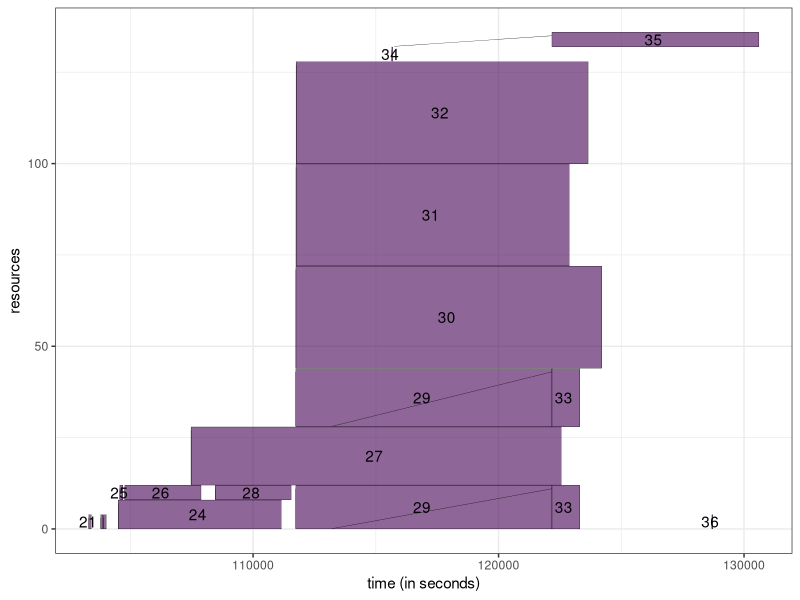
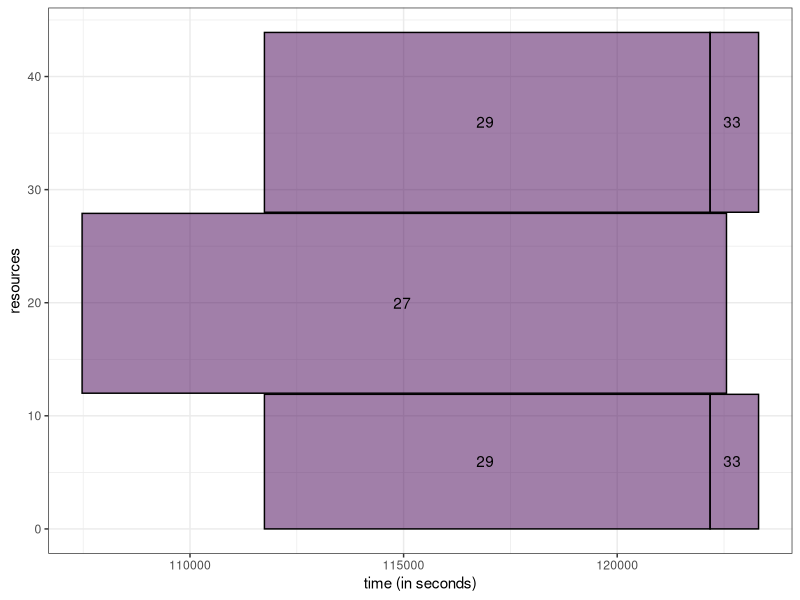
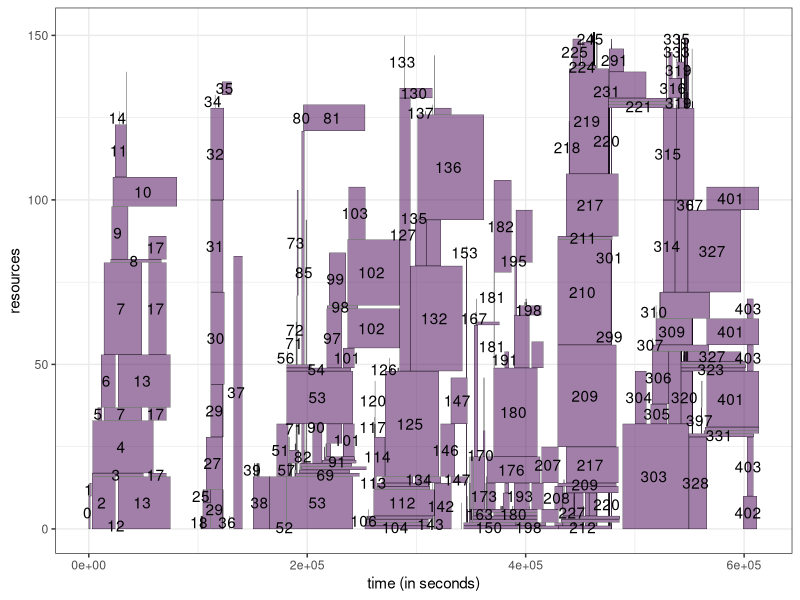
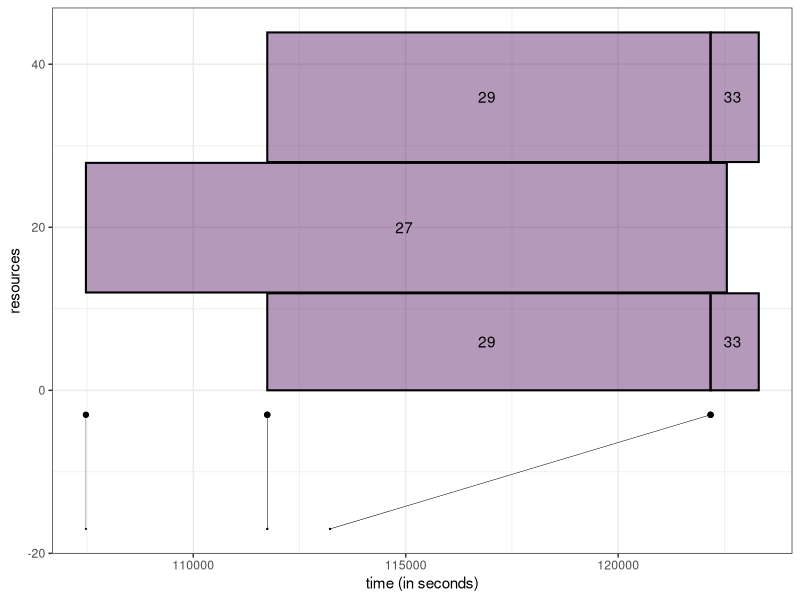
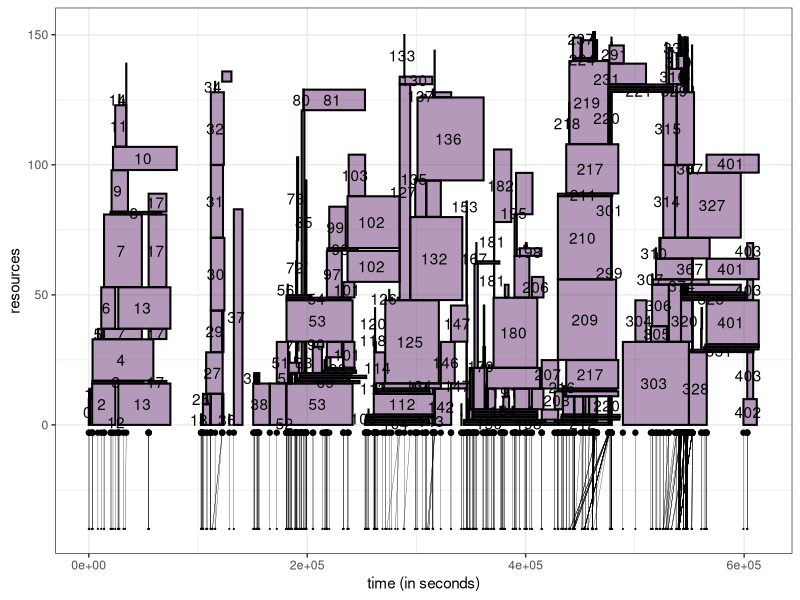
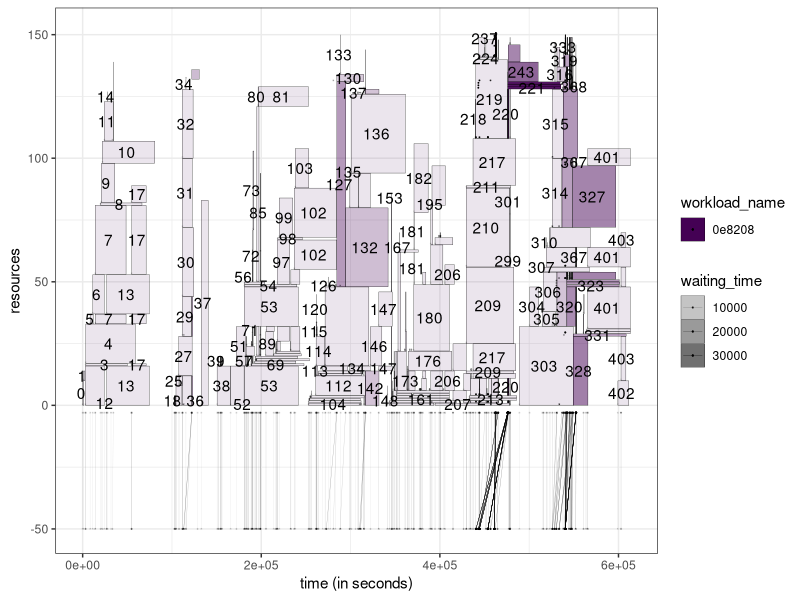
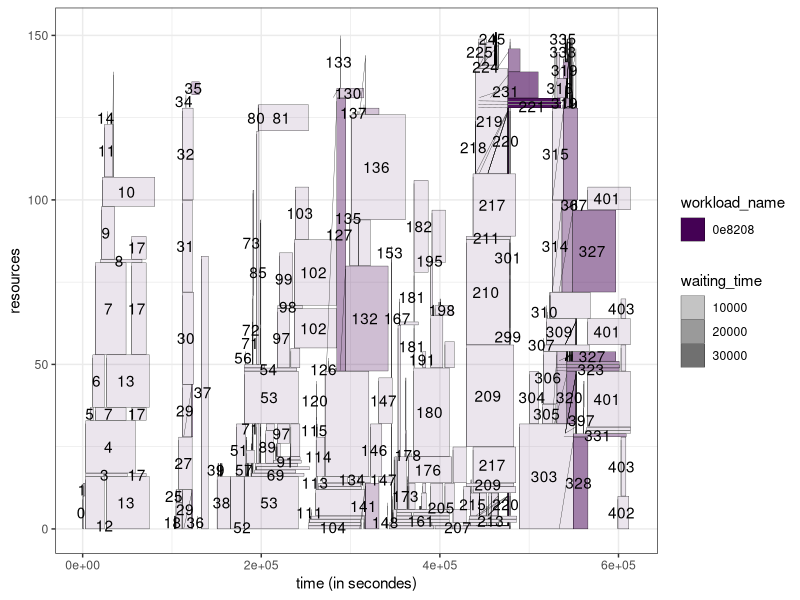
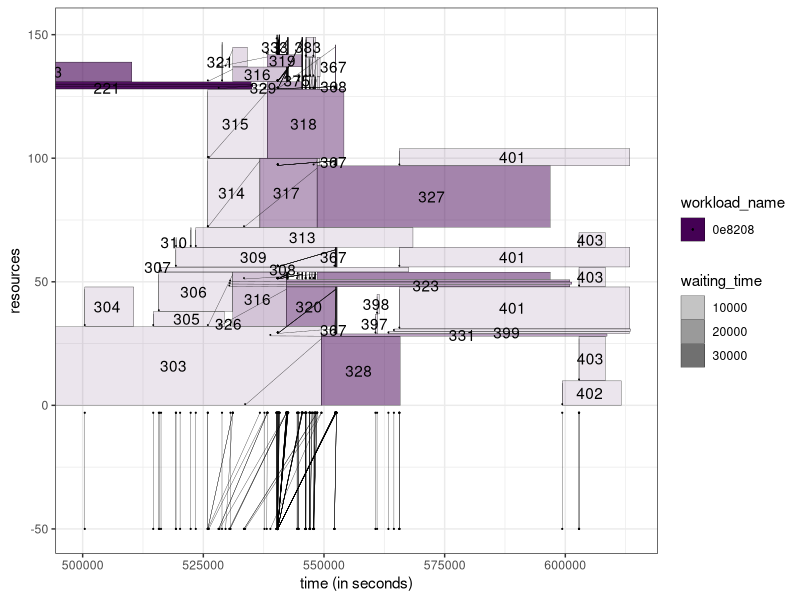

These figures' R source, in order:
## ---- chunk 1
knitr::opts_chunk$set(fig.path = "img/")
## ---- chunk 2
library(tidyverse) # Tidyverse library collection
library(viridis) # Nice color palette
## ---- chunk 3
workload <- read_csv("jobs.csv")

workload_sep <- workload %>%
  separate_rows(allocated_processors, sep=" ") %>%
  separate(allocated_processors, into = c("psetmin", "psetmax"), fill="right") %>%
  mutate(psetmax = as.integer(psetmax), psetmin = as.integer(psetmin)) %>%
  mutate(psetmax = ifelse(is.na(psetmax), psetmin, psetmax))


workload_sep  %>% filter(job_id < 37 & job_id > 20) %>%
  ggplot(aes( xmin=starting_time,
              ymin=psetmin,
              ymax=psetmax + 0.9,
              xmax=finish_time,
              fill=workload_name)) +
        scale_color_viridis(discrete=F) + scale_fill_viridis(discrete=T) +
  geom_rect(alpha=0.6,color="black", size=0.1) +
  geom_text(aes(x=starting_time +(finish_time-starting_time)/2, # size=stretch,
              y=psetmin+((psetmax-psetmin)/2)+0.5,
              label=paste(job_id, "")), alpha=1,check_overlap = TRUE) +
  geom_segment(
    aes(x=submission_time,
        y=psetmin+0.1,
        xend=starting_time,
        yend=psetmax
        ),
    alpha=1,
    size=0.1) +
  theme_bw() +
  ylab("resources") + xlab("time (in seconds)") + theme(legend.position = "none")
## ---- chunk 4
workload <- read_csv("jobs.csv")

# Print the colnames
colnames(workload)

# Print a few lines
head(workload)
## ---- chunk 5
# I extract two jobs as an illustration
# but the following will use these two jobs as an example.
three_jobs <- workload %>% filter(job_id == 29 | job_id == 27 | job_id == 33)
three_jobs %>% select(job_id, allocated_processors)
## ---- chunk 6
chunk <- three_jobs %>%
   separate_rows(allocated_processors, sep=" ")

# print the result
chunk %>% select(job_id, allocated_processors)
## ---- chunk 7
chunk <- chunk %>%
   separate(allocated_processors, sep="-", into = c("psetmin", "psetmax"), fill="right") %>%
   # A last transformation in case of single resource, we set the max as the min.
   mutate(psetmax = as.integer(psetmax), psetmin = as.integer(psetmin)) %>%
   mutate(psetmax = ifelse(is.na(psetmax), psetmin, psetmax))

# Display the result
chunk
## ---- chunk 8
chunk  %>%
  # We pipe chunk that contains our three jobs into ggplot
  ggplot(aes( xmin=starting_time,
                  ymin=psetmin,
                  ymax=psetmax + 0.9,
                  xmax=finish_time,
                  fill=workload_name)) +
  # We add the rectangles
  geom_rect(color="black", size=0.5, alpha=0.5) +
  # We also add a label
  geom_text(aes(x=starting_time +(finish_time-starting_time)/2,
                y=psetmin+((psetmax-psetmin)/2)+0.5,
                label=paste(job_id, "")), alpha=1,check_overlap = TRUE) +
  scale_color_viridis(discrete=F) + scale_fill_viridis(discrete=T) +
  # We rename our labels
  ylab("resources") + xlab("time (in seconds)") + theme_bw() + theme(legend.position = "none")

## ---- chunk 9

workload_sep <- workload %>%
  separate_rows(allocated_processors, sep=" ") %>%
  separate(allocated_processors, into = c("psetmin", "psetmax"), fill="right") %>%
  mutate(psetmax = as.integer(psetmax), psetmin = as.integer(psetmin)) %>%
  mutate(psetmax = ifelse(is.na(psetmax), psetmin, psetmax))

workload_sep %>%
  ggplot(aes(xmin=starting_time,
                  ymin=psetmin,
                  ymax=psetmax + 0.9,
                  xmax=finish_time,
                  fill=workload_name)) +
  scale_color_viridis(discrete=F) + scale_fill_viridis(discrete=T) +
  geom_rect(color="black", size=0.1, alpha=0.5) +
  geom_text(aes(x=starting_time +(finish_time-starting_time)/2,
                y=psetmin+((psetmax-psetmin)/2)+0.5,
                label=paste(job_id, "")),
            alpha=1, check_overlap = TRUE) +
  # add some theming options
  theme_bw() + theme(legend.position =  "none") +
  ylab("resources") + xlab("time (in seconds)")

## ---- chunk 10
chunk  %>%
  ggplot(aes( xmin=starting_time,
              ymin=psetmin,
              ymax=psetmax + 0.9,
              xmax=finish_time,
              fill=workload_name)) +
  scale_color_viridis(discrete=F) + scale_fill_viridis(discrete=T) +
  # The main rectangle
  geom_rect(alpha=0.4, color="black", size=0.7) +
  # The label
  geom_text(aes(x=starting_time +(finish_time-starting_time)/2,
                y=psetmin+((psetmax-psetmin)/2)+0.5,
                label=paste(job_id, "")), alpha=1,check_overlap = TRUE) +
  # The segment under the gantt
  geom_segment(aes(x=submission_time,
                   y=-17,
                   xend=starting_time,
                   yend=-3), size=0.1) +
  geom_point(aes(y=-17, x=submission_time), size=0.1) +
  geom_point(aes(y=-3, x=starting_time)) +
  theme_bw() + theme(legend.position = "none") +
  ylab("resources") + xlab("time (in seconds)")
## ---- chunk 11
workload_sep  %>%
  ggplot(aes( xmin=starting_time,
              ymin=psetmin,
              ymax=psetmax + 0.9,
              xmax=finish_time,
              fill=workload_name)) +
        scale_color_viridis(discrete=F) + scale_fill_viridis(discrete=T) +
  # The main rectangle
  geom_rect(alpha=0.4, color="black", size=0.7) +
  # The label
  geom_text(aes(x=starting_time +(finish_time-starting_time)/2,
              y=psetmin+((psetmax-psetmin)/2)+0.5,
              label=paste(job_id, "")), alpha=1,check_overlap = TRUE) +
  # The segment under the gantt
  geom_segment(aes(x=submission_time,
        y=-40,
        xend=starting_time,
        yend=-3), size=0.1) +
  geom_point(aes(y=-40, x=submission_time), size=0.1) +
  geom_point(aes(y=-3, x=starting_time)) +
  theme_bw() + theme(legend.position = "none") +
  ylab("resources") + xlab("time (in seconds)")
## ---- chunk 12
workload_sep  %>%
  ggplot(aes( xmin=starting_time,
              ymin=psetmin,
              ymax=psetmax + 0.9,
              xmax=finish_time,
              # here it will set the alpha globaly
              alpha=waiting_time,
              fill=workload_name)) +
        scale_color_viridis(discrete=F) + scale_fill_viridis(discrete=T) +
  # This draw the rectangles
  geom_rect(color="black", size=0.1) +
  # And we add the labels of the job id
  geom_text(aes(x=starting_time +(finish_time-starting_time)/2, # size=stretch,
              y=psetmin+((psetmax-psetmin)/2)+0.5,
              label=paste(job_id, "")), alpha=1,check_overlap = TRUE) +

  geom_point(aes(y=psetmin+0.5, x=submission_time), size=0.0001) +
  geom_segment(aes(x=submission_time,
        y=-50,
        xend=starting_time,
        yend=-3), size=0.1) +
  geom_point(aes(y=-50, x=submission_time), size=0.1) +
  geom_point(aes(y=-3, x=starting_time), size=0.1) +
  theme_bw() +
  ylab("resources") + xlab("time (in seconds)")

## ---- chunk 13

workload_sep  %>%
  ggplot(aes( xmin=starting_time,
              ymin=psetmin,
              ymax=psetmax + 0.9,
              xmax=finish_time,
              fill=workload_name)) +
        scale_color_viridis(discrete=F) + scale_fill_viridis(discrete=T) +
  geom_rect(aes(alpha=waiting_time),color="black", size=0.1) +
  geom_text(aes(x=starting_time +(finish_time-starting_time)/2, # size=stretch,
              y=psetmin+((psetmax-psetmin)/2)+0.5,
              label=paste(job_id, "")), alpha=1,check_overlap = TRUE) +
  geom_segment(
    aes(x=submission_time,
        y=psetmin+0.1,
        xend=starting_time,
        yend=psetmax
        ),
    alpha=1,
    size=0.1) +
  theme_bw() +
  ylab("resources") + xlab("time (in secondes)")

## ---- chunk 14

# From sec
from = 500000
# to the terminason of the last job
to = max(workload$finish_time)

workload_sep  %>% # filter(submission_time >  time | execution_time > time | finish_time > time) %>%
  ggplot(aes( xmin=starting_time,
              ymin=psetmin,
              ymax=psetmax + 0.9,
              xmax=finish_time,
              fill=workload_name)) + coord_cartesian(xlim=c(from, to)) +
        scale_color_viridis(discrete=F) + scale_fill_viridis(discrete=T) +
  geom_rect(aes(alpha=waiting_time),color="black", size=0.1) +
  geom_text(aes(x=starting_time +(finish_time-starting_time)/2, # size=stretch,
              y=psetmin+((psetmax-psetmin)/2)+0.5,
              label=paste(job_id, "")), alpha=1,check_overlap = TRUE) +
  geom_segment(
    aes(x=submission_time,
        y=psetmin+0.1,
        xend=starting_time,
        yend=psetmax
        ),
    alpha=1,
    size=0.1) +
    geom_point(aes(y=psetmin+0.5, x=submission_time), size=0.0001) +
  geom_segment(aes(x=submission_time,
        y=-50,
        xend=starting_time,
        yend=-3), size=0.1) +
  geom_point(aes(y=-50, x=submission_time), size=0.1) +
  geom_point(aes(y=-3, x=starting_time), size=0.1) +
  theme_bw() +
  ylab("resources") + xlab("time (in seconds)")

